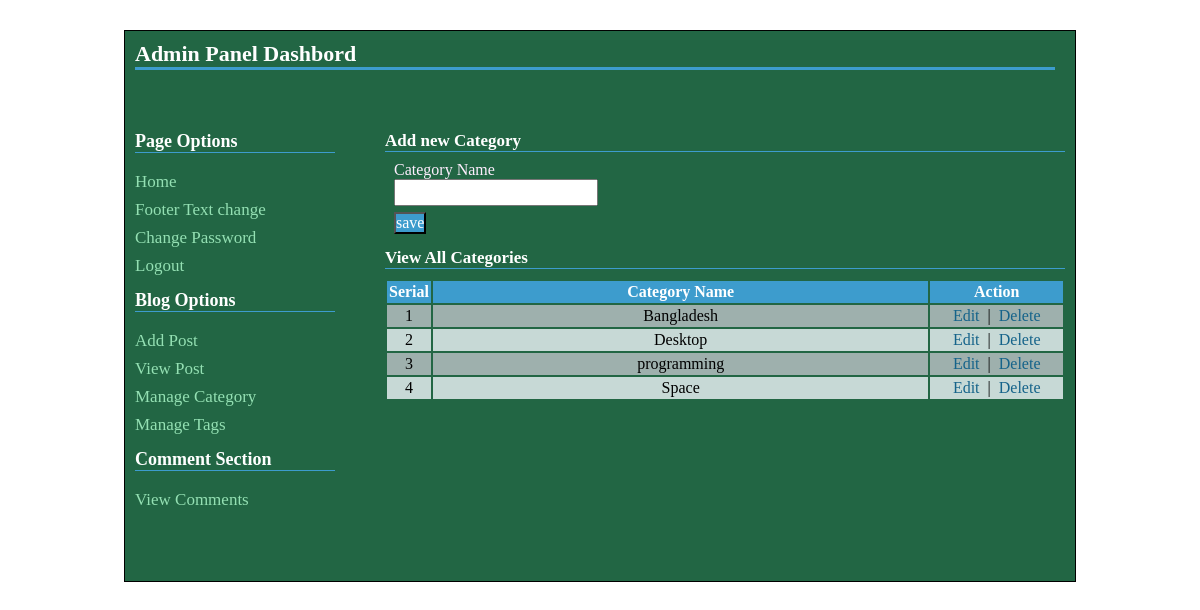
Page /admin/managecategory.php (signed in) on the committed database.
### tables this page shows
CREATE TABLE IF NOT EXISTS `tbl_category` (
  `cat_id` int(11) NOT NULL AUTO_INCREMENT,
  `cat_name` varchar(255) NOT NULL,
  PRIMARY KEY (`cat_id`)
);

### admin/managecategory.php (the view, shortened to what this page needs)
<?php
require_once('../config.php');
?>
<?php include("header.php"); ?>
 <h2>Add new Category</h2>
<form action="" method="post">
<table class="tabl">
    <tr>
	     <td>Category Name<br>
		 <input class="short" type="text" name="cat_name"></td>
	</tr>
	<tr>
		 <td><input type="submit" value="save" name="form1"></td>
	</tr>
</table>
</form>
<h2>View All Categories</h2>
<table class="tabl2" width="100%">
<tr>
    <th width="5%">Serial</th>
	<th width="75%">Category Name</th>
	<th width="20%">Action</th>
</tr>
<?php
$i=0;
$statement=$db->prepare("select * from tbl_category order by cat_name asc");
$statement->execute();
$result=$statement->fetchAll(PDO::FETCH_ASSOC);
foreach($result as $row)
{
 $i++;
 ?>
<tr>
    <td><?php echo $i; ?></td>
    <td><?php echo $row['cat_name'];?></td>
    <td><a id="inline" class="fancybox" href="#inline<?php echo $i; ?>">Edit</a>
	&nbsp;|&nbsp;
	<a onclick='return confirmDelete();' href="managecategory.php?id=<?php echo $row['cat_id']; ?>">Delete</a></td>
</tr>
<?php
}
?>
</table>
<?php include("footer.php"); ?>

### styleadmin.css (style rules this page uses)
* { padding:0; margin:0; }
body,input,textarea,select { font-family:"Times New Roman",arial; font-size:16px; }
input[type="submit"] { cursor:pointer; background-color:#3d9ccd; color:#fff; }
input.short[type="text"], input.short[type="password"] { width:200px; }
#content h2 { color:#fff; font-size:17px; border-bottom:1px solid #3d9ccd; margin-top:10px; }
table.tabl { margin:5px; }
table.tabl tr td input[type="text"] { height:23px; line-height:30px; }
table.tabl2 { margin-top:10px; margin-bottom:10px; }
table.tabl2 tr td,th { text-align:center; padding:2px; }
table.tabl2 tr td a { text-decoration:none; color:#15638A; }
table.tabl2 tr:nth-child(2n) td { background-color:#9EB0AD; }
table.tabl2 tr:nth-child(2n+1) td { background-color:#C7D9D6; }
table.tabl2 tr th { background-color:#3d9ccd; color:#fff; }
.tabl { color:#fef; }
.tabl td { margin-top:5px; padding:2px; }

### rows in the picture
tbl_category: cat_name "Bangladesh"
tbl_category: cat_name "Desktop"
tbl_category: cat_name "programming"
tbl_category: cat_name "Space"
